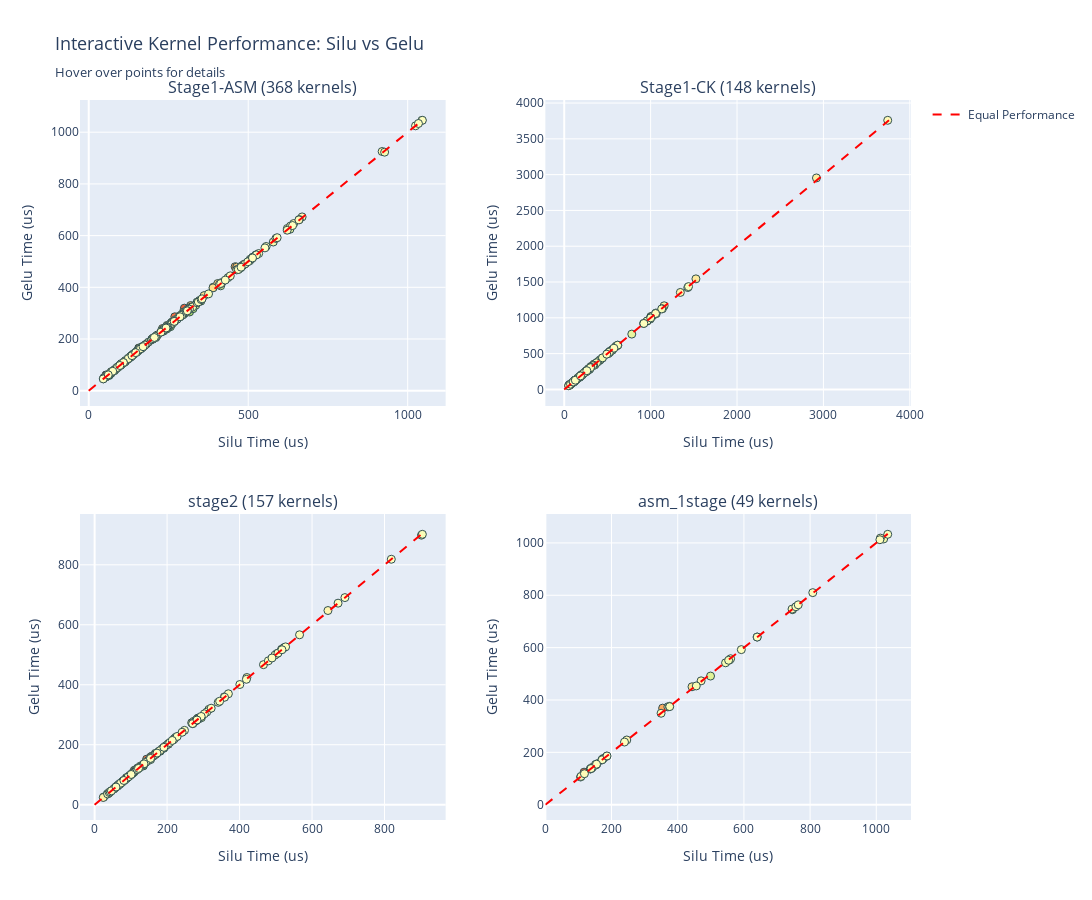

Write notebook code for a chart like this one.
### Code cell
# Activation Comparison Table for Jupyter Notebook
# Copy these cells into moe_kernel_analysis.ipynb

# ============================================================================
# Cell 1: Load Data
# ============================================================================

# Load activation comparison results
act_df = pd.read_csv('results/results_activation_comparison.csv')

# Filter valid results
valid_df = act_df[act_df['error'] != 'failed'].copy()
valid_df['error_pct'] = valid_df['error'].str.rstrip('%').astype(float)
valid_df = valid_df[valid_df['error_pct'] < 50.0]

print(f"Loaded {len(valid_df)} valid kernel results")
print(f"  Silu: {len(valid_df[valid_df['act_type'] == 'ActivationType.Silu'])}")
print(f"  Gelu: {len(valid_df[valid_df['act_type'] == 'ActivationType.Gelu'])}")

# ============================================================================
# Cell 2: Create Comparison Table
# ============================================================================

print("\nCreating Silu vs Gelu comparison table...")

# Normalize kernel names (remove activation)
def normalize_kernel_name(kernel_name):
    base = kernel_name
    if '_silu_' in base.lower():
        base = base.replace('_silu_', '_ACT_').replace('_Silu_', '_ACT_')
    elif '_gelu_' in base.lower():
        base = base.replace('_gelu_', '_ACT_').replace('_Gelu_', '_ACT_')
    return base

valid_df['kernel_base_name'] = valid_df['kernel_name'].apply(normalize_kernel_name)


# Define matching columns
match_cols = [
    'token', 'model_dim', 'inter_dim', 'expert', 'topk',
    'dtype', 'q_dtype_a', 'q_dtype_w', 'q_type',
    'use_g1u1', 'doweight_stage1',
    'stage', 'block_m', 'kernel_type', 'tile_m', 'tile_n',
    'kernel_base_name'
]

# Separate Silu and Gelu
silu_df = valid_df[valid_df['act_type'] == 'ActivationType.Silu'].copy()
gelu_df = valid_df[valid_df['act_type'] == 'ActivationType.Gelu'].copy()

# Merge on matching columns
comparison = silu_df.merge(
    gelu_df,
    on=match_cols,
    how='inner',
    suffixes=('_silu', '_gelu')
)

# Calculate differences
comparison['time_diff_us'] = comparison['time_us_gelu'] - comparison['time_us_silu']
comparison['time_diff_pct'] = (comparison['time_diff_us'] / comparison['time_us_silu']) * 100
comparison['faster'] = comparison.apply(
    lambda row: 'Silu' if row['time_us_silu'] < row['time_us_gelu'] else 'Gelu',
    axis=1
)

# Select display columns
display_cols = [
    'config_idx_silu', 'token', 'model_dim', 'expert', 'topk', 
    'stage', 'kernel_type', 'block_m',  # Added kernel_type and block_m
    'kernel_name_silu', 'kernel_name_gelu',
    'time_us_silu', 'time_us_gelu', 
    'time_diff_pct', 'faster',
    'error_silu', 'error_gelu'
]

result = comparison[display_cols].copy()
result = result.rename(columns={'config_idx_silu': 'config_idx'})

# Sort by absolute difference
result = result.sort_values('time_diff_pct', key=abs, ascending=False)

print(f"Matched kernel pairs: {len(result)}")
print(f"Silu faster: {(result['faster'] == 'Silu').sum()} ({(result['faster'] == 'Silu').sum()/len(result)*100:.1f}%)")
print(f"Gelu faster: {(result['faster'] == 'Gelu').sum()} ({(result['faster'] == 'Gelu').sum()/len(result)*100:.1f}%)")
print(f"Average difference: {result['time_diff_pct'].abs().mean():.2f}%")

# ============================================================================
# Cell 3: Display Table
# ============================================================================

print("\nComparison Table (sorted by largest performance difference):")
print("="*80)
display(result.head(20))

print("\n**Table Columns:**")
print("- time_us_silu: Kernel execution time with Silu activation")
print("- time_us_gelu: Kernel execution time with Gelu activation")
print("- time_diff_pct: Percentage difference (Gelu relative to Silu)")
print("  - Negative = Silu faster")
print("  - Positive = Gelu faster")
print("- faster: Which activation is faster for this kernel")

# ============================================================================
# Cell 4: Summary Statistics
# ============================================================================

print("\nSummary Statistics:")
print("="*80)

print(f"\nOverall:")
print(f"  Matched pairs: {len(result)}")
print(f"  Average |difference|: {result['time_diff_pct'].abs().mean():.2f}%")
print(f"  Median |difference|: {result['time_diff_pct'].abs().median():.2f}%")
print(f"  Max |difference|: {result['time_diff_pct'].abs().max():.2f}%")

print(f"\nBy Stage:")
for stage in result['stage'].unique():
    stage_data = result[result['stage'] == stage]
    print(f"  {stage}: {len(stage_data)} kernels, avg diff = {stage_data['time_diff_pct'].abs().mean():.2f}%")

if 'kernel_type' in result.columns:
    print(f"\nBy Kernel Type:")
    for ktype in result['kernel_type'].unique():
        ktype_data = result[result['kernel_type'] == ktype]
        silu_wins = (ktype_data['faster'] == 'Silu').sum()
        print(f"  {ktype}: Silu wins {silu_wins}/{len(ktype_data)} ({silu_wins/len(ktype_data)*100:.1f}%)")

# ============================================================================
# Cell 5: Interactive Visualization (2x2 Grid with Plotly)
# ============================================================================

import plotly.graph_objects as go
from plotly.subplots import make_subplots

# Create plot groups (stage1-asm, stage1-ck, stage2, asm_1stage)
plot_groups = []

stage1_data = result[result['stage'] == 'stage1']
for ktype in sorted(stage1_data['kernel_type'].unique()):
    data = stage1_data[stage1_data['kernel_type'] == ktype]
    plot_groups.append((f'Stage1-{ktype.upper()}', data))

for stage in ['stage2', 'asm_1stage']:
    stage_data = result[result['stage'] == stage]
    if len(stage_data) > 0:
        plot_groups.append((stage, stage_data))

# Create 2x2 subplot grid
fig = make_subplots(
    rows=2, cols=2,
    subplot_titles=[f'{label} ({len(data)} kernels)' for label, data in plot_groups],
    horizontal_spacing=0.12,
    vertical_spacing=0.15
)

for idx, (label, data) in enumerate(plot_groups):
    row = (idx // 2) + 1
    col = (idx % 2) + 1
    
    # Create hover text with kernel details
    hover_text = []
    for _, r in data.iterrows():
        block_m_info = f"block_m={r['block_m']}<br>" if 'block_m' in data.columns else ""
        text = (f"<b>Config #{r['config_idx']}</b><br>"
                f"Token={r['token']}, Model={r['model_dim']}, Expert={r['expert']}, TopK={r['topk']}<br>"
                f"{block_m_info}"
                f"<br><b>Silu Kernel:</b><br>{r['kernel_name_silu'][:80]}<br>"
                f"Time: {r['time_us_silu']:.2f} us (err={r['error_silu']})<br>"
                f"<br><b>Gelu Kernel:</b><br>{r['kernel_name_gelu'][:80]}<br>"
                f"Time: {r['time_us_gelu']:.2f} us (err={r['error_gelu']})<br>"
                f"<br><b>Performance:</b> {r['time_diff_pct']:.2f}% ({r['faster']} faster)")
        hover_text.append(text)
    
    # Add scatter trace
    fig.add_trace(
        go.Scatter(
            x=data['time_us_silu'],
            y=data['time_us_gelu'],
            mode='markers',
            marker=dict(
                size=8,
                color=data['time_diff_pct'],
                colorscale='RdYlGn_r',
                cmin=-10,
                cmax=10,
                showscale=False,  # Remove colorbar
                line=dict(width=1, color='DarkSlateGray')
            ),
            hovertext=hover_text,
            hoverinfo='text',
            name=label,
            showlegend=False
        ),
        row=row, col=col
    )
    
    # Add diagonal line (equal performance)
    if len(data) > 0:
        max_val = max(data['time_us_silu'].max(), data['time_us_gelu'].max())
        fig.add_trace(
            go.Scatter(
                x=[0, max_val],
                y=[0, max_val],
                mode='lines',
                line=dict(color='red', dash='dash', width=2),
                name='Equal Performance',
                showlegend=(idx == 0),
                hoverinfo='skip'
            ),
            row=row, col=col
        )
    
    # Update axes
    fig.update_xaxes(title_text='Silu Time (us)', row=row, col=col)
    fig.update_yaxes(title_text='Gelu Time (us)', row=row, col=col)

# Update layout
fig.update_layout(
    height=900,
    width=1400,
    title_text='Interactive Kernel Performance: Silu vs Gelu<br><sub>Hover over points for details</sub>',
    title_font_size=18,
    showlegend=True,
    hovermode='closest'
)

fig.show()

print("\n✅ Interactive Features:")
print("  - Hover over any point to see full kernel details")
print("  - Zoom: Click and drag to select area")
print("  - Pan: Hold shift and drag")
print("  - Reset: Double-click")
print("\n📊 Color Legend:")
print("  - Red (above diagonal) = Gelu is SLOWER")
print("  - Green (below diagonal) = Gelu is FASTER")
print("  - White (on diagonal) = Equal performance")

### Figure 1 — Plotly figure (JSON) as saved in the notebook; plotly's stock layout.template omitted (floating-point values rounded to 4 significant figures; data arrays with more than 128 entries replaced by an {"elided": "..."} marker saying what was removed)
{"data": [{"hoverinfo": "text", "hovertext": {"elided": "368 str values"}, "marker": {"cmax": 10, "cmin": -10, "color": {"elided": "368 float values"}, "colorscale": [[0, "rgb(0,104,55)"], [0.1, "rgb(26,152,80)"], [0.2, "rgb(102,189,99)"], [0.3, "rgb(166,217,106)"], [0.4, "rgb(217,239,139)"], [0.5, "rgb(255,255,191)"], [0.6, "rgb(254,224,139)"], [0.7, "rgb(253,174,97)"], [0.8, "rgb(244,109,67)"], [0.9, "rgb(215,48,39)"], [1, "rgb(165,0,38)"]], "line": {"color": "DarkSlateGray", "width": 1}, "showscale": false, "size": 8}, "mode": "markers", "name": "Stage1-ASM", "showlegend": false, "type": "scatter", "x": {"elided": "368 float values"}, "xaxis": "x", "y": {"elided": "368 float values"}, "yaxis": "y"}, {"hoverinfo": "skip", "line": {"color": "red", "dash": "dash", "width": 2}, "mode": "lines", "name": "Equal Performance", "showlegend": true, "type": "scatter", "x": [0, 1046.0], "xaxis": "x", "y": [0, 1046.0], "yaxis": "y"}, {"hoverinfo": "text", "hovertext": {"elided": "148 str values"}, "marker": {"cmax": 10, "cmin": -10, "color": {"elided": "148 float values"}, "colorscale": [[0, "rgb(0,104,55)"], [0.1, "rgb(26,152,80)"], [0.2, "rgb(102,189,99)"], [0.3, "rgb(166,217,106)"], [0.4, "rgb(217,239,139)"], [0.5, "rgb(255,255,191)"], [0.6, "rgb(254,224,139)"], [0.7, "rgb(253,174,97)"], [0.8, "rgb(244,109,67)"], [0.9, "rgb(215,48,39)"], [1, "rgb(165,0,38)"]], "line": {"color": "DarkSlateGray", "width": 1}, "showscale": false, "size": 8}, "mode": "markers", "name": "Stage1-CK", "showlegend": false, "type": "scatter", "x": {"elided": "148 float values"}, "xaxis": "x2", "y": {"elided": "148 float values"}, "yaxis": "y2"}, {"hoverinfo": "skip", "line": {"color": "red", "dash": "dash", "width": 2}, "mode": "lines", "name": "Equal Performance", "showlegend": false, "type": "scatter", "x": [0, 3759.0], "xaxis": "x2", "y": [0, 3759.0], "yaxis": "y2"}, {"hoverinfo": "text", "hovertext": {"elided": "157 str values"}, "marker": {"cmax": 10, "cmin": -10, "color": {"elided": "157 float values"}, "colorscale": [[0, "rgb(0,104,55)"], [0.1, "rgb(26,152,80)"], [0.2, "rgb(102,189,99)"], [0.3, "rgb(166,217,106)"], [0.4, "rgb(217,239,139)"], [0.5, "rgb(255,255,191)"], [0.6, "rgb(254,224,139)"], [0.7, "rgb(253,174,97)"], [0.8, "rgb(244,109,67)"], [0.9, "rgb(215,48,39)"], [1, "rgb(165,0,38)"]], "line": {"color": "DarkSlateGray", "width": 1}, "showscale": false, "size": 8}, "mode": "markers", "name": "stage2", "showlegend": false, "type": "scatter", "x": {"elided": "157 float values"}, "xaxis": "x3", "y": {"elided": "157 float values"}, "yaxis": "y3"}, {"hoverinfo": "skip", "line": {"color": "red", "dash": "dash", "width": 2}, "mode": "lines", "name": "Equal Performance", "showlegend": false, "type": "scatter", "x": [0, 904.4], "xaxis": "x3", "y": [0, 904.4], "yaxis": "y3"}, {"hoverinfo": "text", "hovertext": ["<b>Config #26</b><br>Token=16, Model=5120, Expert=128, TopK=1<br>block_m=32<br><br><b>Silu Kernel:</b><br>_ZN5aiter50fmoe_bf16_pertokenFp8_g1u1_vs_tkw1_silu_1tg_32x256E<br>Time: 117.00 us (err=0.01%)<br><br><b>Gelu Kernel:</b><br>_ZN5aiter50fmoe_bf16_pertokenFp8_g1u1_vs_tkw1_gelu_1tg_32x256E<br>Time: 124.28 us (err=0.08%)<br><br><b>Performance:</b> 6.22% (Silu faster)", "<b>Config #42</b><br>Token=128, Model=7168, Expert=257, TopK=9<br>block_m=32<br><br><b>Silu Kernel:</b><br>_ZN5aiter47fmoe_bf16_blockscaleFp8_g1u1_vs_silu_1tg_32x256E<br>Time: 354.41 us (err=0.00%)<br><br><b>Gelu Kernel:</b><br>_ZN5aiter47fmoe_bf16_blockscaleFp8_g1u1_vs_gelu_1tg_32x256E<br>Time: 368.87 us (err=1.46%)<br><br><b>Performance:</b> 4.08% (Silu faster)", "<b>Config #8</b><br>Token=32, Model=7168, Expert=256, TopK=8<br>block_m=32<br><br><b>Silu Kernel:</b><br>_ZN5aiter53fmoe_bf16_pertokenFp8_g1u1_vs_tkw1_silu_1tg_ps_32x512E<br>Time: 443.17 us (err=0.00%)<br><br><b>Gelu Kernel:</b><br>_ZN5aiter53fmoe_bf16_pertokenFp8_g1u1_vs_tkw1_gelu_1tg_ps_32x512E<br>Time: 450.48 us (err=0.00%)<br><br><b>Performance:</b> 1.65% (Silu faster)", "<b>Config #24</b><br>Token=128, Model=7168, Expert=33, TopK=10<br>block_m=32<br><br><b>Silu Kernel:</b><br>_ZN5aiter45fmoe_bf16_pertokenFp8_g1u1_vs_silu_1tg_32x256E<br>Time: 499.14 us (err=0.02%)<br><br><b>Gelu Kernel:</b><br>_ZN5aiter45fmoe_bf16_pertokenFp8_g1u1_vs_gelu_1tg_32x256E<br>Time: 491.38 us (err=0.04%)<br><br><b>Performance:</b> -1.55% (Gelu faster)", "<b>Config #42</b><br>Token=128, Model=7168, Expert=257, TopK=9<br>block_m=32<br><br><b>Silu Kernel:</b><br>_ZN5aiter50fmoe_bf16_blockscaleFp8_g1u1_vs_silu_1tg_ps_32x256E<br>Time: 370.22 us (err=0.00%)<br><br><b>Gelu Kernel:</b><br>_ZN5aiter50fmoe_bf16_blockscaleFp8_g1u1_vs_gelu_1tg_ps_32x256E<br>Time: 373.57 us (err=1.45%)<br><br><b>Performance:</b> 0.91% (Silu faster)", "<b>Config #26</b><br>Token=16, Model=5120, Expert=128, TopK=1<br>block_m=32<br><br><b>Silu Kernel:</b><br>_ZN5aiter53fmoe_bf16_pertokenFp8_g1u1_vs_tkw1_silu_1tg_ps_32x512E<br>Time: 175.18 us (err=0.00%)<br><br><b>Gelu Kernel:</b><br>_ZN5aiter53fmoe_bf16_pertokenFp8_g1u1_vs_tkw1_gelu_1tg_ps_32x512E<br>Time: 176.73 us (err=0.01%)<br><br><b>Performance:</b> 0.89% (Silu faster)", "<b>Config #22</b><br>Token=1024, Model=7168, Expert=256, TopK=8<br>block_m=32<br><br><b>Silu Kernel:</b><br>_ZN5aiter49fmoe_bf16_blockscaleFp8_g1u1_novs_silu_1tg_32x256E<br>Time: 1022.30 us (err=0.00%)<br><br><b>Gelu Kernel:</b><br>_ZN5aiter49fmoe_bf16_blockscaleFp8_g1u1_novs_gelu_1tg_32x256E<br>Time: 1015.00 us (err=10.33%)<br><br><b>Performance:</b> -0.71% (Gelu faster)", "<b>Config #8</b><br>Token=32, Model=7168, Expert=256, TopK=8<br>block_m=32<br><br><b>Silu Kernel:</b><br>_ZN5aiter53fmoe_bf16_pertokenFp8_g1u1_vs_tkw1_silu_1tg_ps_32x128E<br>Time: 556.45 us (err=0.00%)<br><br><b>Gelu Kernel:</b><br>_ZN5aiter53fmoe_bf16_pertokenFp8_g1u1_vs_tkw1_gelu_1tg_ps_32x128E<br>Time: 552.61 us (err=0.00%)<br><br><b>Performance:</b> -0.69% (Gelu faster)", "<b>Config #26</b><br>Token=16, Model=5120, Expert=128, TopK=1<br>block_m=32<br><br><b>Silu Kernel:</b><br>_ZN5aiter50fmoe_bf16_pertokenFp8_g1u1_vs_tkw1_silu_1tg_32x128E<br>Time: 106.49 us (err=0.02%)<br><br><b>Gelu Kernel:</b><br>_ZN5aiter50fmoe_bf16_pertokenFp8_g1u1_vs_tkw1_gelu_1tg_32x128E<br>Time: 105.79 us (err=0.09%)<br><br><b>Performance:</b> -0.66% (Gelu faster)", "<b>Config #26</b><br>Token=16, Model=5120, Expert=128, TopK=1<br>block_m=32<br><br><b>Silu Kernel:</b><br>_ZN5aiter50fmoe_bf16_pertokenFp8_g1u1_vs_tkw1_silu_1tg_32x512E<br>Time: 172.73 us (err=0.00%)<br><br><b>Gelu Kernel:</b><br>_ZN5aiter50fmoe_bf16_pertokenFp8_g1u1_vs_tkw1_gelu_1tg_32x512E<br>Time: 173.85 us (err=0.01%)<br><br><b>Performance:</b> 0.65% (Silu faster)", "<b>Config #34</b><br>Token=4, Model=7168, Expert=257, TopK=9<br>block_m=32<br><br><b>Silu Kernel:</b><br>_ZN5aiter52fmoe_bf16_blockscaleFp8_g1u1_novs_silu_1tg_ps_32x256E<br>Time: 152.87 us (err=0.00%)<br><br><b>Gelu Kernel:</b><br>_ZN5aiter52fmoe_bf16_blockscaleFp8_g1u1_novs_gelu_1tg_ps_32x256E<br>Time: 153.81 us (err=1.15%)<br><br><b>Performance:</b> 0.61% (Silu faster)", "<b>Config #22</b><br>Token=1024, Model=7168, Expert=256, TopK=8<br>block_m=32<br><br><b>Silu Kernel:</b><br>_ZN5aiter52fmoe_bf16_blockscaleFp8_g1u1_novs_silu_1tg_ps_32x256E<br>Time: 1012.41 us (err=0.00%)<br><br><b>Gelu Kernel:</b><br>_ZN5aiter52fmoe_bf16_blockscaleFp8_g1u1_novs_gelu_1tg_ps_32x256E<br>Time: 1018.46 us (err=10.33%)<br><br><b>Performance:</b> 0.60% (Silu faster)", "<b>Config #24</b><br>Token=128, Model=7168, Expert=33, TopK=10<br>block_m=32<br><br><b>Silu Kernel:</b><br>_ZN5aiter48fmoe_bf16_pertokenFp8_g1u1_vs_silu_1tg_ps_32x256E<br>Time: 470.68 us (err=0.02%)<br><br><b>Gelu Kernel:</b><br>_ZN5aiter48fmoe_bf16_pertokenFp8_g1u1_vs_gelu_1tg_ps_32x256E<br>Time: 473.14 us (err=0.04%)<br><br><b>Performance:</b> 0.52% (Silu faster)", "<b>Config #8</b><br>Token=32, Model=7168, Expert=256, TopK=8<br>block_m=32<br><br><b>Silu Kernel:</b><br>_ZN5aiter50fmoe_bf16_pertokenFp8_g1u1_vs_tkw1_silu_1tg_32x512E<br>Time: 456.07 us (err=0.00%)<br><br><b>Gelu Kernel:</b><br>_ZN5aiter50fmoe_bf16_pertokenFp8_g1u1_vs_tkw1_gelu_1tg_32x512E<br>Time: 453.70 us (err=0.00%)<br><br><b>Performance:</b> -0.52% (Gelu faster)", "<b>Config #34</b><br>Token=4, Model=7168, Expert=257, TopK=9<br>block_m=32<br><br><b>Silu Kernel:</b><br>_ZN5aiter47fmoe_bf16_blockscaleFp8_g1u1_vs_silu_1tg_32x256E<br>Time: 136.24 us (err=0.00%)<br><br><b>Gelu Kernel:</b><br>_ZN5aiter47fmoe_bf16_blockscaleFp8_g1u1_vs_gelu_1tg_32x256E<br>Time: 136.93 us (err=1.19%)<br><br><b>Performance:</b> 0.51% (Silu faster)", "<b>Config #4</b><br>Token=4, Model=7168, Expert=256, TopK=8<br>block_m=32<br><br><b>Silu Kernel:</b><br>_ZN5aiter52fmoe_bf16_blockscaleFp8_g1u1_novs_silu_1tg_ps_32x256E<br>Time: 152.18 us (err=0.00%)<br><br><b>Gelu Kernel:</b><br>_ZN5aiter52fmoe_bf16_blockscaleFp8_g1u1_novs_gelu_1tg_ps_32x256E<br>Time: 152.93 us (err=1.71%)<br><br><b>Performance:</b> 0.49% (Silu faster)", "<b>Config #40</b><br>Token=32, Model=7168, Expert=256, TopK=8<br>block_m=32<br><br><b>Silu Kernel:</b><br>_ZN5aiter48fmoe_bf16_pertokenFp8_g1u1_vs_silu_1tg_ps_32x256E<br>Time: 246.04 us (err=0.00%)<br><br><b>Gelu Kernel:</b><br>_ZN5aiter48fmoe_bf16_pertokenFp8_g1u1_vs_gelu_1tg_ps_32x256E<br>Time: 247.21 us (err=0.00%)<br><br><b>Performance:</b> 0.47% (Silu faster)", "<b>Config #8</b><br>Token=32, Model=7168, Expert=256, TopK=8<br>block_m=32<br><br><b>Silu Kernel:</b><br>_ZN5aiter50fmoe_bf16_pertokenFp8_g1u1_vs_tkw1_silu_1tg_32x128E<br>Time: 544.57 us (err=0.00%)<br><br><b>Gelu Kernel:</b><br>_ZN5aiter50fmoe_bf16_pertokenFp8_g1u1_vs_tkw1_gelu_1tg_32x128E<br>Time: 542.09 us (err=0.00%)<br><br><b>Performance:</b> -0.45% (Gelu faster)", "<b>Config #8</b><br>Token=32, Model=7168, Expert=256, TopK=8<br>block_m=32<br><br><b>Silu Kernel:</b><br>_ZN5aiter53fmoe_bf16_pertokenFp8_g1u1_vs_tkw1_silu_1tg_ps_32x256E<br>Time: 559.80 us (err=0.00%)<br><br><b>Gelu Kernel:</b><br>_ZN5aiter53fmoe_bf16_pertokenFp8_g1u1_vs_tkw1_gelu_1tg_ps_32x256E<br>Time: 557.61 us (err=0.00%)<br><br><b>Performance:</b> -0.39% (Gelu faster)", "<b>Config #8</b><br>Token=32, Model=7168, Expert=256, TopK=8<br>block_m=32<br><br><b>Silu Kernel:</b><br>_ZN5aiter50fmoe_bf16_pertokenFp8_g1u1_vs_tkw1_silu_1tg_32x256E<br>Time: 553.83 us (err=0.00%)<br><br><b>Gelu Kernel:</b><br>_ZN5aiter50fmoe_bf16_pertokenFp8_g1u1_vs_tkw1_gelu_1tg_32x256E<br>Time: 551.70 us (err=0.00%)<br><br><b>Performance:</b> -0.39% (Gelu faster)", "<b>Config #32</b><br>Token=8, Model=7168, Expert=256, TopK=8<br>block_m=32<br><br><b>Silu Kernel:</b><br>_ZN5aiter50fmoe_bf16_blockscaleFp8_g1u1_vs_silu_1tg_ps_32x256E<br>Time: 142.08 us (err=0.00%)<br><br><b>Gelu Kernel:</b><br>_ZN5aiter50fmoe_bf16_blockscaleFp8_g1u1_vs_gelu_1tg_ps_32x256E<br>Time: 142.57 us (err=1.89%)<br><br><b>Performance:</b> 0.34% (Silu faster)", "<b>Config #26</b><br>Token=16, Model=5120, Expert=128, TopK=1<br>block_m=32<br><br><b>Silu Kernel:</b><br>_ZN5aiter53fmoe_bf16_pertokenFp8_g1u1_vs_tkw1_silu_1tg_ps_32x128E<br>Time: 107.67 us (err=0.02%)<br><br><b>Gelu Kernel:</b><br>_ZN5aiter53fmoe_bf16_pertokenFp8_g1u1_vs_tkw1_gelu_1tg_ps_32x128E<br>Time: 108.03 us (err=0.10%)<br><br><b>Performance:</b> 0.33% (Silu faster)", "<b>Config #2</b><br>Token=16, Model=7168, Expert=256, TopK=8<br>block_m=32<br><br><b>Silu Kernel:</b><br>_ZN5aiter50fmoe_bf16_pertokenFp8_g1u1_vs_tkw1_silu_1tg_32x128E<br>Time: 170.56 us (err=0.00%)<br><br><b>Gelu Kernel:</b><br>_ZN5aiter50fmoe_bf16_pertokenFp8_g1u1_vs_tkw1_gelu_1tg_32x128E<br>Time: 171.05 us (err=0.00%)<br><br><b>Performance:</b> 0.29% (Silu faster)", "<b>Config #4</b><br>Token=4, Model=7168, Expert=256, TopK=8<br>block_m=32<br><br><b>Silu Kernel:</b><br>_ZN5aiter47fmoe_bf16_blockscaleFp8_g1u1_vs_silu_1tg_32x256E<br>Time: 135.98 us (err=0.00%)<br><br><b>Gelu Kernel:</b><br>_ZN5aiter47fmoe_bf16_blockscaleFp8_g1u1_vs_gelu_1tg_32x256E<br>Time: 136.36 us (err=1.72%)<br><br><b>Performance:</b> 0.28% (Silu faster)", "<b>Config #42</b><br>Token=128, Model=7168, Expert=257, TopK=9<br>block_m=32<br><br><b>Silu Kernel:</b><br>_ZN5aiter52fmoe_bf16_blockscaleFp8_g1u1_novs_silu_1tg_ps_32x256E<br>Time: 374.71 us (err=0.00%)<br><br><b>Gelu Kernel:</b><br>_ZN5aiter52fmoe_bf16_blockscaleFp8_g1u1_novs_gelu_1tg_ps_32x256E<br>Time: 375.75 us (err=1.46%)<br><br><b>Performance:</b> 0.28% (Silu faster)", "<b>Config #54</b><br>Token=256, Model=7168, Expert=256, TopK=8<br>block_m=32<br><br><b>Silu Kernel:</b><br>_ZN5aiter48fmoe_bf16_pertokenFp8_g1u1_vs_silu_1tg_ps_32x512E<br>Time: 747.05 us (err=0.00%)<br><br><b>Gelu Kernel:</b><br>_ZN5aiter48fmoe_bf16_pertokenFp8_g1u1_vs_gelu_1tg_ps_32x512E<br>Time: 745.00 us (err=0.00%)<br><br><b>Performance:</b> -0.27% (Gelu faster)", "<b>Config #42</b><br>Token=128, Model=7168, Expert=257, TopK=9<br>block_m=32<br><br><b>Silu Kernel:</b><br>_ZN5aiter49fmoe_bf16_blockscaleFp8_g1u1_novs_silu_1tg_32x256E<br>Time: 375.71 us (err=0.00%)<br><br><b>Gelu Kernel:</b><br>_ZN5aiter49fmoe_bf16_blockscaleFp8_g1u1_novs_gelu_1tg_32x256E<br>Time: 374.70 us (err=1.45%)<br><br><b>Performance:</b> -0.27% (Gelu faster)", "<b>Config #32</b><br>Token=8, Model=7168, Expert=256, TopK=8<br>block_m=32<br><br><b>Silu Kernel:</b><br>_ZN5aiter47fmoe_bf16_blockscaleFp8_g1u1_vs_silu_1tg_32x256E<br>Time: 139.72 us (err=0.00%)<br><br><b>Gelu Kernel:</b><br>_ZN5aiter47fmoe_bf16_blockscaleFp8_g1u1_vs_gelu_1tg_32x256E<br>Time: 140.09 us (err=1.88%)<br><br><b>Performance:</b> 0.27% (Silu faster)", "<b>Config #26</b><br>Token=16, Model=5120, Expert=128, TopK=1<br>block_m=32<br><br><b>Silu Kernel:</b><br>_ZN5aiter53fmoe_bf16_pertokenFp8_g1u1_vs_tkw1_silu_1tg_ps_32x256E<br>Time: 118.08 us (err=0.01%)<br><br><b>Gelu Kernel:</b><br>_ZN5aiter53fmoe_bf16_pertokenFp8_g1u1_vs_tkw1_gelu_1tg_ps_32x256E<br>Time: 118.39 us (err=0.09%)<br><br><b>Performance:</b> 0.26% (Silu faster)", "<b>Config #54</b><br>Token=256, Model=7168, Expert=256, TopK=8<br>block_m=32<br><br><b>Silu Kernel:</b><br>_ZN5aiter48fmoe_bf16_pertokenFp8_g1u1_vs_silu_1tg_ps_32x128E<br>Time: 808.10 us (err=0.00%)<br><br><b>Gelu Kernel:</b><br>_ZN5aiter48fmoe_bf16_pertokenFp8_g1u1_vs_gelu_1tg_ps_32x128E<br>Time: 810.01 us (err=0.00%)<br><br><b>Performance:</b> 0.24% (Silu faster)", "<b>Config #34</b><br>Token=4, Model=7168, Expert=257, TopK=9<br>block_m=32<br><br><b>Silu Kernel:</b><br>_ZN5aiter49fmoe_bf16_blockscaleFp8_g1u1_novs_silu_1tg_32x256E<br>Time: 151.84 us (err=0.00%)<br><br><b>Gelu Kernel:</b><br>_ZN5aiter49fmoe_bf16_blockscaleFp8_g1u1_novs_gelu_1tg_32x256E<br>Time: 152.19 us (err=1.20%)<br><br><b>Performance:</b> 0.23% (Silu faster)", "<b>Config #54</b><br>Token=256, Model=7168, Expert=256, TopK=8<br>block_m=32<br><br><b>Silu Kernel:</b><br>_ZN5aiter45fmoe_bf16_pertokenFp8_g1u1_vs_silu_1tg_32x512E<br>Time: 745.37 us (err=0.00%)<br><br><b>Gelu Kernel:</b><br>_ZN5aiter45fmoe_bf16_pertokenFp8_g1u1_vs_gelu_1tg_32x512E<br>Time: 747.07 us (err=0.00%)<br><br><b>Performance:</b> 0.23% (Silu faster)", "<b>Config #22</b><br>Token=1024, Model=7168, Expert=256, TopK=8<br>block_m=32<br><br><b>Silu Kernel:</b><br>_ZN5aiter50fmoe_bf16_blockscaleFp8_g1u1_vs_silu_1tg_ps_32x256E<br>Time: 1034.56 us (err=0.00%)<br><br><b>Gelu Kernel:</b><br>_ZN5aiter50fmoe_bf16_blockscaleFp8_g1u1_vs_gelu_1tg_ps_32x256E<br>Time: 1032.88 us (err=10.33%)<br><br><b>Performance:</b> -0.16% (Gelu faster)", "<b>Config #34</b><br>Token=4, Model=7168, Expert=257, TopK=9<br>block_m=32<br><br><b>Silu Kernel:</b><br>_ZN5aiter50fmoe_bf16_blockscaleFp8_g1u1_vs_silu_1tg_ps_32x256E<br>Time: 139.02 us (err=0.00%)<br><br><b>Gelu Kernel:</b><br>_ZN5aiter50fmoe_bf16_blockscaleFp8_g1u1_vs_gelu_1tg_ps_32x256E<br>Time: 139.22 us (err=1.19%)<br><br><b>Performance:</b> 0.15% (Silu faster)", "<b>Config #22</b><br>Token=1024, Model=7168, Expert=256, TopK=8<br>block_m=32<br><br><b>Silu Kernel:</b><br>_ZN5aiter47fmoe_bf16_blockscaleFp8_g1u1_vs_silu_1tg_32x256E<br>Time: 1010.93 us (err=0.00%)<br><br><b>Gelu Kernel:</b><br>_ZN5aiter47fmoe_bf16_blockscaleFp8_g1u1_vs_gelu_1tg_32x256E<br>Time: 1012.21 us (err=10.33%)<br><br><b>Performance:</b> 0.13% (Silu faster)", "<b>Config #2</b><br>Token=16, Model=7168, Expert=256, TopK=8<br>block_m=32<br><br><b>Silu Kernel:</b><br>_ZN5aiter50fmoe_bf16_pertokenFp8_g1u1_vs_tkw1_silu_1tg_32x256E<br>Time: 185.12 us (err=0.00%)<br><br><b>Gelu Kernel:</b><br>_ZN5aiter50fmoe_bf16_pertokenFp8_g1u1_vs_tkw1_gelu_1tg_32x256E<br>Time: 184.90 us (err=0.00%)<br><br><b>Performance:</b> -0.12% (Gelu faster)", "<b>Config #40</b><br>Token=32, Model=7168, Expert=256, TopK=8<br>block_m=32<br><br><b>Silu Kernel:</b><br>_ZN5aiter48fmoe_bf16_pertokenFp8_g1u1_vs_silu_1tg_ps_32x128E<br>Time: 349.67 us (err=0.00%)<br><br><b>Gelu Kernel:</b><br>_ZN5aiter48fmoe_bf16_pertokenFp8_g1u1_vs_gelu_1tg_ps_32x128E<br>Time: 349.29 us (err=0.00%)<br><br><b>Performance:</b> -0.11% (Gelu faster)", "<b>Config #54</b><br>Token=256, Model=7168, Expert=256, TopK=8<br>block_m=32<br><br><b>Silu Kernel:</b><br>_ZN5aiter45fmoe_bf16_pertokenFp8_g1u1_vs_silu_1tg_32x256E<br>Time: 756.96 us (err=0.00%)<br><br><b>Gelu Kernel:</b><br>_ZN5aiter45fmoe_bf16_pertokenFp8_g1u1_vs_gelu_1tg_32x256E<br>Time: 756.21 us (err=0.00%)<br><br><b>Performance:</b> -0.10% (Gelu faster)", "<b>Config #4</b><br>Token=4, Model=7168, Expert=256, TopK=8<br>block_m=32<br><br><b>Silu Kernel:</b><br>_ZN5aiter49fmoe_bf16_blockscaleFp8_g1u1_novs_silu_1tg_32x256E<br>Time: 151.16 us (err=0.00%)<br><br><b>Gelu Kernel:</b><br>_ZN5aiter49fmoe_bf16_blockscaleFp8_g1u1_novs_gelu_1tg_32x256E<br>Time: 151.03 us (err=1.70%)<br><br><b>Performance:</b> -0.08% (Gelu faster)", "<b>Config #24</b><br>Token=128, Model=7168, Expert=33, TopK=10<br>block_m=32<br><br><b>Silu Kernel:</b><br>_ZN5aiter48fmoe_bf16_pertokenFp8_g1u1_vs_silu_1tg_ps_32x512E<br>Time: 640.07 us (err=0.01%)<br><br><b>Gelu Kernel:</b><br>_ZN5aiter48fmoe_bf16_pertokenFp8_g1u1_vs_gelu_1tg_ps_32x512E<br>Time: 640.60 us (err=0.02%)<br><br><b>Performance:</b> 0.08% (Silu faster)", "<b>Config #40</b><br>Token=32, Model=7168, Expert=256, TopK=8<br>block_m=32<br><br><b>Silu Kernel:</b><br>_ZN5aiter45fmoe_bf16_pertokenFp8_g1u1_vs_silu_1tg_32x256E<br>Time: 239.15 us (err=0.00%)<br><br><b>Gelu Kernel:</b><br>_ZN5aiter45fmoe_bf16_pertokenFp8_g1u1_vs_gelu_1tg_32x256E<br>Time: 239.34 us (err=0.00%)<br><br><b>Performance:</b> 0.08% (Silu faster)", "<b>Config #54</b><br>Token=256, Model=7168, Expert=256, TopK=8<br>block_m=32<br><br><b>Silu Kernel:</b><br>_ZN5aiter48fmoe_bf16_pertokenFp8_g1u1_vs_silu_1tg_ps_32x256E<br>Time: 764.10 us (err=0.00%)<br><br><b>Gelu Kernel:</b><br>_ZN5aiter48fmoe_bf16_pertokenFp8_g1u1_vs_gelu_1tg_ps_32x256E<br>Time: 763.53 us (err=0.00%)<br><br><b>Performance:</b> -0.08% (Gelu faster)", "<b>Config #32</b><br>Token=8, Model=7168, Expert=256, TopK=8<br>block_m=32<br><br><b>Silu Kernel:</b><br>_ZN5aiter52fmoe_bf16_blockscaleFp8_g1u1_novs_silu_1tg_ps_32x256E<br>Time: 156.19 us (err=0.00%)<br><br><b>Gelu Kernel:</b><br>_ZN5aiter52fmoe_bf16_blockscaleFp8_g1u1_novs_gelu_1tg_ps_32x256E<br>Time: 156.24 us (err=1.88%)<br><br><b>Performance:</b> 0.03% (Silu faster)", "<b>Config #24</b><br>Token=128, Model=7168, Expert=33, TopK=10<br>block_m=32<br><br><b>Silu Kernel:</b><br>_ZN5aiter48fmoe_bf16_pertokenFp8_g1u1_vs_silu_1tg_ps_32x128E<br>Time: 592.20 us (err=0.03%)<br><br><b>Gelu Kernel:</b><br>_ZN5aiter48fmoe_bf16_pertokenFp8_g1u1_vs_gelu_1tg_ps_32x128E<br>Time: 592.36 us (err=0.07%)<br><br><b>Performance:</b> 0.03% (Silu faster)", "<b>Config #2</b><br>Token=16, Model=7168, Expert=256, TopK=8<br>block_m=32<br><br><b>Silu Kernel:</b><br>_ZN5aiter53fmoe_bf16_pertokenFp8_g1u1_vs_tkw1_silu_1tg_ps_32x128E<br>Time: 171.69 us (err=0.00%)<br><br><b>Gelu Kernel:</b><br>_ZN5aiter53fmoe_bf16_pertokenFp8_g1u1_vs_tkw1_gelu_1tg_ps_32x128E<br>Time: 171.65 us (err=0.00%)<br><br><b>Performance:</b> -0.03% (Gelu faster)", "<b>Config #2</b><br>Token=16, Model=7168, Expert=256, TopK=8<br>block_m=32<br><br><b>Silu Kernel:</b><br>_ZN5aiter53fmoe_bf16_pertokenFp8_g1u1_vs_tkw1_silu_1tg_ps_32x256E<br>Time: 186.23 us (err=0.00%)<br><br><b>Gelu Kernel:</b><br>_ZN5aiter53fmoe_bf16_pertokenFp8_g1u1_vs_tkw1_gelu_1tg_ps_32x256E<br>Time: 186.26 us (err=0.00%)<br><br><b>Performance:</b> 0.02% (Silu faster)", "<b>Config #24</b><br>Token=128, Model=7168, Expert=33, TopK=10<br>block_m=32<br><br><b>Silu Kernel:</b><br>_ZN5aiter45fmoe_bf16_pertokenFp8_g1u1_vs_silu_1tg_32x512E<br>Time: 640.15 us (err=0.01%)<br><br><b>Gelu Kernel:</b><br>_ZN5aiter45fmoe_bf16_pertokenFp8_g1u1_vs_gelu_1tg_32x512E<br>Time: 640.26 us (err=0.02%)<br><br><b>Performance:</b> 0.02% (Silu faster)", "<b>Config #32</b><br>Token=8, Model=7168, Expert=256, TopK=8<br>block_m=32<br><br><b>Silu Kernel:</b><br>_ZN5aiter49fmoe_bf16_blockscaleFp8_g1u1_novs_silu_1tg_32x256E<br>Time: 154.63 us (err=0.00%)<br><br><b>Gelu Kernel:</b><br>_ZN5aiter49fmoe_bf16_blockscaleFp8_g1u1_novs_gelu_1tg_32x256E<br>Time: 154.66 us (err=1.88%)<br><br><b>Performance:</b> 0.02% (Silu faster)", "<b>Config #4</b><br>Token=4, Model=7168, Expert=256, TopK=8<br>block_m=32<br><br><b>Silu Kernel:</b><br>_ZN5aiter50fmoe_bf16_blockscaleFp8_g1u1_vs_silu_1tg_ps_32x256E<br>Time: 138.12 us (err=0.00%)<br><br><b>Gelu Kernel:</b><br>_ZN5aiter50fmoe_bf16_blockscaleFp8_g1u1_vs_gelu_1tg_ps_32x256E<br>Time: 138.11 us (err=1.72%)<br><br><b>Performance:</b> -0.01% (Gelu faster)"], "marker": {"cmax": 10, "cmin": -10, "color": [6.216, 4.08, 1.651, -1.555, 0.9061, 0.8869, -0.7135, -0.6892, -0.6606, 0.6513, 0.6146, 0.597, 0.523, -0.521, 0.5051, 0.4902, 0.474, -0.4547, -0.3913, -0.3858, 0.3428, 0.3346, 0.2884, 0.2775, 0.2773, -0.2737, -0.2681, 0.2675, 0.264, 0.2361, 0.2311, 0.2275, -0.1621, 0.1464, 0.1266, -0.1181, -0.1102, -0.09833, -0.08349, 0.0826, 0.08058, -0.07519, 0.03124, 0.02682, -0.02662, 0.01869, 0.01789, 0.01694, -0.006371], "colorscale": [[0, "rgb(0,104,55)"], [0.1, "rgb(26,152,80)"], [0.2, "rgb(102,189,99)"], [0.3, "rgb(166,217,106)"], [0.4, "rgb(217,239,139)"], [0.5, "rgb(255,255,191)"], [0.6, "rgb(254,224,139)"], [0.7, "rgb(253,174,97)"], [0.8, "rgb(244,109,67)"], [0.9, "rgb(215,48,39)"], [1, "rgb(165,0,38)"]], "line": {"color": "DarkSlateGray", "width": 1}, "showscale": false, "size": 8}, "mode": "markers", "name": "asm_1stage", "showlegend": false, "type": "scatter", "x": [117.0, 354.4, 443.2, 499.1, 370.2, 175.2, 1022.0, 556.4, 106.5, 172.7, 152.9, 1012.0, 470.7, 456.1, 136.2, 152.2, 246.0, 544.6, 559.8, 553.8, 142.1, 107.7, 170.6, 136.0, 374.7, 747.0, 375.7, 139.7, 118.1, 808.1, 151.8, 745.4, 1035.0, 139.0, 1011.0, 185.1, 349.7, 757.0, 151.2, 640.1, 239.1, 764.1, 156.2, 592.2, 171.7, 186.2, 640.1, 154.6, 138.1], "xaxis": "x4", "y": [124.3, 368.9, 450.5, 491.4, 373.6, 176.7, 1015.0, 552.6, 105.8, 173.9, 153.8, 1018.0, 473.1, 453.7, 136.9, 152.9, 247.2, 542.1, 557.6, 551.7, 142.6, 108.0, 171.0, 136.4, 375.7, 745.0, 374.7, 140.1, 118.4, 810.0, 152.2, 747.1, 1033.0, 139.2, 1012.0, 184.9, 349.3, 756.2, 151.0, 640.6, 239.3, 763.5, 156.2, 592.4, 171.6, 186.3, 640.3, 154.7, 138.1], "yaxis": "y4"}, {"hoverinfo": "skip", "line": {"color": "red", "dash": "dash", "width": 2}, "mode": "lines", "name": "Equal Performance", "showlegend": false, "type": "scatter", "x": [0, 1035.0], "xaxis": "x4", "y": [0, 1035.0], "yaxis": "y4"}], "layout": {"annotations": [{"font": {"size": 16}, "showarrow": false, "text": "Stage1-ASM (368 kernels)", "x": 0.22, "xanchor": "center", "xref": "paper", "y": 1, "yanchor": "bottom", "yref": "paper"}, {"font": {"size": 16}, "showarrow": false, "text": "Stage1-CK (148 kernels)", "x": 0.78, "xanchor": "center", "xref": "paper", "y": 1, "yanchor": "bottom", "yref": "paper"}, {"font": {"size": 16}, "showarrow": false, "text": "stage2 (157 kernels)", "x": 0.22, "xanchor": "center", "xref": "paper", "y": 0.425, "yanchor": "bottom", "yref": "paper"}, {"font": {"size": 16}, "showarrow": false, "text": "asm_1stage (49 kernels)", "x": 0.78, "xanchor": "center", "xref": "paper", "y": 0.425, "yanchor": "bottom", "yref": "paper"}], "height": 900, "hovermode": "closest", "showlegend": true, "title": {"font": {"size": 18}, "text": "Interactive Kernel Performance: Silu vs Gelu<br><sub>Hover over points for details</sub>"}, "width": 1400, "xaxis": {"anchor": "y", "domain": [0, 0.44], "title": {"text": "Silu Time (us)"}}, "xaxis2": {"anchor": "y2", "domain": [0.56, 1], "title": {"text": "Silu Time (us)"}}, "xaxis3": {"anchor": "y3", "domain": [0, 0.44], "title": {"text": "Silu Time (us)"}}, "xaxis4": {"anchor": "y4", "domain": [0.56, 1], "title": {"text": "Silu Time (us)"}}, "yaxis": {"anchor": "x", "domain": [0.575, 1], "title": {"text": "Gelu Time (us)"}}, "yaxis2": {"anchor": "x2", "domain": [0.575, 1], "title": {"text": "Gelu Time (us)"}}, "yaxis3": {"anchor": "x3", "domain": [0, 0.425], "title": {"text": "Gelu Time (us)"}}, "yaxis4": {"anchor": "x4", "domain": [0, 0.425], "title": {"text": "Gelu Time (us)"}}}}
